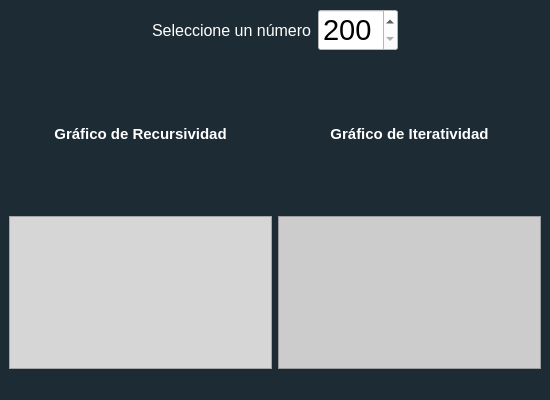
<?xml version="1.0" encoding="UTF-8"?>
<ui version="4.0">
 <class>MainWindow</class>
 <widget class="QMainWindow" name="MainWindow">
  <property name="geometry">
   <rect>
    <x>0</x>
    <y>0</y>
    <width>550</width>
    <height>400</height>
   </rect>
  </property>
  <property name="minimumSize">
   <size>
    <width>550</width>
    <height>400</height>
   </size>
  </property>
  <property name="maximumSize">
   <size>
    <width>1000</width>
    <height>850</height>
   </size>
  </property>
  <property name="windowTitle">
   <string>Tarea - Recursividad vs Iteratividad</string>
  </property>
  <property name="styleSheet">
   <string notr="true">background-color:rgb(28, 43, 52) ;
color: white;</string>
  </property>
  <widget class="QWidget" name="centralwidget">
   <layout class="QGridLayout" name="gridLayout">
    <item row="0" column="0">
     <layout class="QHBoxLayout" name="HBox_TOP">
      <item>
       <spacer name="horizontalSpacer">
        <property name="orientation">
         <enum>Qt::Horizontal</enum>
        </property>
        <property name="sizeHint" stdset="0">
         <size>
          <width>40</width>
          <height>20</height>
         </size>
        </property>
       </spacer>
      </item>
      <item>
       <widget class="QLabel" name="Label_Selec">
        <property name="font">
         <font>
          <pointsize>12</pointsize>
         </font>
        </property>
        <property name="text">
         <string>Seleccione un número</string>
        </property>
       </widget>
      </item>
      <item>
       <widget class="QSpinBox" name="spinBox">
        <property name="font">
         <font>
          <pointsize>22</pointsize>
          <weight>50</weight>
          <bold>false</bold>
         </font>
        </property>
        <property name="cursor">
         <cursorShape>PointingHandCursor</cursorShape>
        </property>
        <property name="styleSheet">
         <string notr="true">background-color: white;
color: black;</string>
        </property>
        <property name="minimum">
         <number>200</number>
        </property>
        <property name="maximum">
         <number>900</number>
        </property>
        <property name="singleStep">
         <number>100</number>
        </property>
       </widget>
      </item>
      <item>
       <spacer name="horizontalSpacer_2">
        <property name="orientation">
         <enum>Qt::Horizontal</enum>
        </property>
        <property name="sizeHint" stdset="0">
         <size>
          <width>40</width>
          <height>20</height>
         </size>
        </property>
       </spacer>
      </item>
     </layout>
    </item>
    <item row="1" column="0">
     <layout class="QHBoxLayout" name="HBox_Med">
      <item>
       <widget class="QLabel" name="Label_GraphRec">
        <property name="font">
         <font>
          <pointsize>11</pointsize>
          <weight>75</weight>
          <bold>true</bold>
         </font>
        </property>
        <property name="text">
         <string>Gráfico de Recursividad</string>
        </property>
        <property name="alignment">
         <set>Qt::AlignCenter</set>
        </property>
       </widget>
      </item>
      <item>
       <widget class="QLabel" name="Label_GraphIter">
        <property name="font">
         <font>
          <pointsize>11</pointsize>
          <weight>75</weight>
          <bold>true</bold>
         </font>
        </property>
        <property name="text">
         <string>Gráfico de Iteratividad</string>
        </property>
        <property name="alignment">
         <set>Qt::AlignCenter</set>
        </property>
       </widget>
      </item>
     </layout>
    </item>
    <item row="2" column="0">
     <layout class="QHBoxLayout" name="HBox_Bot">
      <item>
       <widget class="QFrame" name="Frame_Rec">
        <property name="styleSheet">
         <string notr="true">background-color:rgb(214, 214, 214) ;</string>
        </property>
        <property name="frameShape">
         <enum>QFrame::StyledPanel</enum>
        </property>
        <property name="frameShadow">
         <enum>QFrame::Raised</enum>
        </property>
       </widget>
      </item>
      <item>
       <widget class="QFrame" name="Frame_Iter">
        <property name="styleSheet">
         <string notr="true">background-color: rgb(204, 204, 204);</string>
        </property>
        <property name="frameShape">
         <enum>QFrame::StyledPanel</enum>
        </property>
        <property name="frameShadow">
         <enum>QFrame::Raised</enum>
        </property>
       </widget>
      </item>
     </layout>
    </item>
   </layout>
  </widget>
  <widget class="QStatusBar" name="statusbar"/>
 </widget>
 <resources/>
 <connections/>
</ui>
